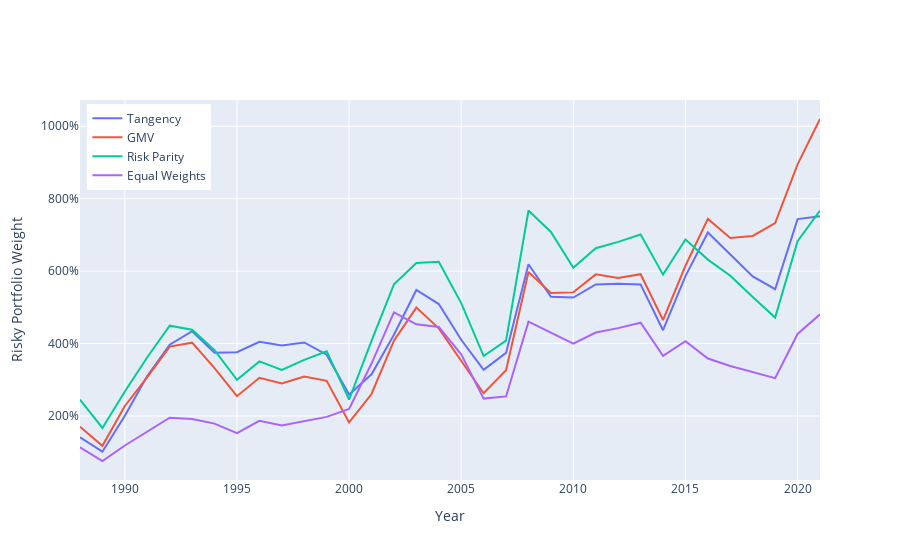

Notebook code cell kept with this figure:
### Code cell
# Plot levereage (wgt_cal)
fig = go.Figure()
for model in ['est_all', 'est_cov', 'est_sds', 'ew']:
    string =  "Strategy: " + label_dict[model] +" <br>"
    string += "Year: %{x:4.0f}<br>"
    string += "Weight in Risky Portfolio: %{y: 0.1%} <br>"
    string += "<extra></extra>"

    trace=go.Scatter(x=df['year'], y=df['wgt_cal_'+model], hovertemplate=string, name = xaxis_label_dict[model])
    fig.add_trace(trace)
fig.layout.yaxis["title"] = "Risky Portfolio Weight"
fig.layout.xaxis["title"] = "Year"
fig.update_yaxes(tickformat=".0%")
fig.update_layout(legend=dict(yanchor="top", y =0.99, xanchor="left", x=0.01))
fig.update_xaxes(range=[df['year'].iloc[window], df.year.max()])
fig.show()

### Figure 1 — Plotly figure (JSON) as saved in the notebook; plotly's stock layout.template omitted (floating-point values rounded to 4 significant figures)
{"data": [{"hovertemplate": "Strategy: estimate all inputs <br>Year: %{x:4.0f}<br>Weight in Risky Portfolio: %{y: 0.1%} <br><extra></extra>", "name": "Tangency", "type": "scatter", "x": [1968, 1969, 1970, 1971, 1972, 1973, 1974, 1975, 1976, 1977, 1978, 1979, 1980, 1981, 1982, 1983, 1984, 1985, 1986, 1987, 1988, 1989, 1990, 1991, 1992, 1993, 1994, 1995, 1996, 1997, 1998, 1999, 2000, 2001, 2002, 2003, 2004, 2005, 2006, 2007, 2008, 2009, 2010, 2011, 2012, 2013, 2014, 2015, 2016, 2017, 2018, 2019, 2020, 2021], "y": [null, null, null, null, null, null, null, null, null, null, null, null, null, null, null, null, null, null, null, null, 1.41, 1.013, 2.007, 3.101, 3.968, 4.341, 3.747, 3.762, 4.046, 3.948, 4.031, 3.693, 2.59, 3.151, 4.242, 5.48, 5.091, 4.105, 3.271, 3.741, 6.19, 5.291, 5.271, 5.633, 5.651, 5.632, 4.368, 5.862, 7.066, 6.467, 5.855, 5.5, 7.436, 7.515]}, {"hovertemplate": "Strategy: estimate covariance matrix only <br>Year: %{x:4.0f}<br>Weight in Risky Portfolio: %{y: 0.1%} <br><extra></extra>", "name": "GMV", "type": "scatter", "x": [1968, 1969, 1970, 1971, 1972, 1973, 1974, 1975, 1976, 1977, 1978, 1979, 1980, 1981, 1982, 1983, 1984, 1985, 1986, 1987, 1988, 1989, 1990, 1991, 1992, 1993, 1994, 1995, 1996, 1997, 1998, 1999, 2000, 2001, 2002, 2003, 2004, 2005, 2006, 2007, 2008, 2009, 2010, 2011, 2012, 2013, 2014, 2015, 2016, 2017, 2018, 2019, 2020, 2021], "y": [null, null, null, null, null, null, null, null, null, null, null, null, null, null, null, null, null, null, null, null, 1.703, 1.174, 2.274, 3.07, 3.917, 4.023, 3.319, 2.546, 3.052, 2.898, 3.09, 2.97, 1.821, 2.606, 4.079, 4.993, 4.419, 3.525, 2.627, 3.264, 5.975, 5.396, 5.413, 5.91, 5.81, 5.914, 4.648, 6.148, 7.442, 6.916, 6.972, 7.328, 8.95, 10.2]}, {"hovertemplate": "Strategy: estimate standard deviations only <br>Year: %{x:4.0f}<br>Weight in Risky Portfolio: %{y: 0.1%} <br><extra></extra>", "name": "Risk Parity", "type": "scatter", "x": [1968, 1969, 1970, 1971, 1972, 1973, 1974, 1975, 1976, 1977, 1978, 1979, 1980, 1981, 1982, 1983, 1984, 1985, 1986, 1987, 1988, 1989, 1990, 1991, 1992, 1993, 1994, 1995, 1996, 1997, 1998, 1999, 2000, 2001, 2002, 2003, 2004, 2005, 2006, 2007, 2008, 2009, 2010, 2011, 2012, 2013, 2014, 2015, 2016, 2017, 2018, 2019, 2020, 2021], "y": [null, null, null, null, null, null, null, null, null, null, null, null, null, null, null, null, null, null, null, null, 2.452, 1.668, 2.676, 3.621, 4.493, 4.38, 3.815, 2.998, 3.507, 3.272, 3.549, 3.788, 2.454, 4.073, 5.633, 6.222, 6.255, 5.116, 3.653, 4.08, 7.674, 7.081, 6.094, 6.632, 6.807, 7.009, 5.902, 6.871, 6.317, 5.873, 5.286, 4.716, 6.824, 7.67]}, {"hovertemplate": "Strategy: equal weights <br>Year: %{x:4.0f}<br>Weight in Risky Portfolio: %{y: 0.1%} <br><extra></extra>", "name": "Equal Weights", "type": "scatter", "x": [1968, 1969, 1970, 1971, 1972, 1973, 1974, 1975, 1976, 1977, 1978, 1979, 1980, 1981, 1982, 1983, 1984, 1985, 1986, 1987, 1988, 1989, 1990, 1991, 1992, 1993, 1994, 1995, 1996, 1997, 1998, 1999, 2000, 2001, 2002, 2003, 2004, 2005, 2006, 2007, 2008, 2009, 2010, 2011, 2012, 2013, 2014, 2015, 2016, 2017, 2018, 2019, 2020, 2021], "y": [null, null, null, null, null, null, null, null, null, null, null, null, null, null, null, null, null, null, null, null, 1.134, 0.7555, 1.183, 1.578, 1.95, 1.913, 1.788, 1.523, 1.865, 1.739, 1.849, 1.974, 2.195, 3.447, 4.86, 4.53, 4.455, 3.7, 2.479, 2.539, 4.603, 4.294, 3.996, 4.304, 4.426, 4.575, 3.66, 4.064, 3.585, 3.378, 3.214, 3.044, 4.265, 4.807]}], "layout": {"legend": {"x": 0.01, "xanchor": "left", "y": 0.99, "yanchor": "top"}, "xaxis": {"range": [1988, 2021], "title": {"text": "Year"}}, "yaxis": {"tickformat": ".0%", "title": {"text": "Risky Portfolio Weight"}}}}
